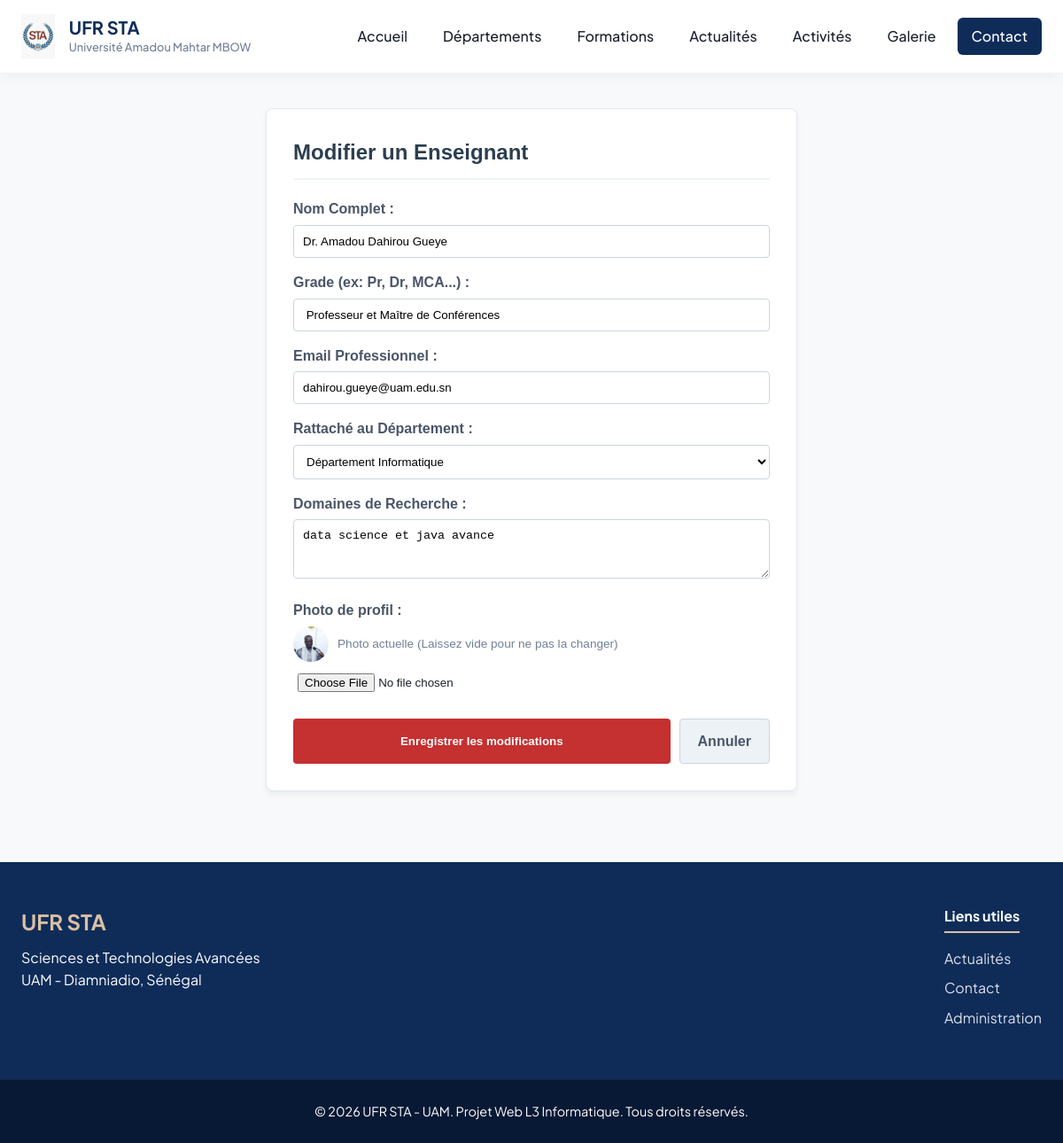
Page /admin/enseignant/modifier/1 (signed in) on the committed database.
### models.py (models this page shows)
class Enseignant(db.Model):
    id = db.Column(db.Integer, primary_key=True)
    nom = db.Column(db.String(100), nullable=False)
    grade = db.Column(db.String(100))
    email = db.Column(db.String(150))
    domaines_recherche = db.Column(db.Text)
    photo = db.Column(db.String(200))
    departement_id = db.Column(db.Integer, db.ForeignKey('departement.id'), nullable=False)

class Departement(db.Model):
    id = db.Column(db.Integer, primary_key=True)
    nom = db.Column(db.String(100), nullable=False)
    description = db.Column(db.Text)
    responsable = db.Column(db.String(100))
    contact = db.Column(db.String(100))
    formations = db.relationship('Formation', backref='departement', lazy=True)
    enseignants = db.relationship('Enseignant', backref='departement', lazy=True)

### app.py (the view, shortened to what this page needs)
@app.route('/admin/enseignant/modifier/<int:id>', methods=['GET', 'POST'])
@login_required # Si tu l'utilises pour sécuriser tes routes admin
def modifier_enseignant(id):
    enseignant = Enseignant.query.get_or_404(id)
    departements = Departement.query.all()
    return render_template('admin/form_enseignant.html',
                           enseignant=enseignant,
                           departements=departements,
                           action="Modifier")

### app.py (called while the page is built)
def login_required(f):
    @functools.wraps(f)
    def decorated_function(*args, **kwargs):
        if 'admin_id' not in session:
            return redirect(url_for('admin_login'))
        return f(*args, **kwargs)
    return decorated_function

### templates/admin/form_enseignant.html (shortened to what this page needs)
{% extends 'base.html' %}
{% block content %}
<div style="max-width: 600px; margin: 40px auto; background: #fff; padding: 30px; border-radius: 8px; border: 1px solid #e2e8f0; box-shadow: 0 4px 6px rgba(0,0,0,0.05); font-family: sans-serif;">
    <h2 style="color: #2c3e50; border-bottom: 2px solid #edf2f7; padding-bottom: 10px; margin-top: 0;">{{ action }} un Enseignant</h2>
    <form method="POST" enctype="multipart/form-data" style="display: flex; flex-direction: column; gap: 15px; margin-top: 20px;">
        <div>
            <label style="display: block; margin-bottom: 5px; color: #4a5568; font-weight: bold;">Nom Complet :</label>
            <input type="text" name="nom" value="{{ enseignant.nom if enseignant else '' }}" required style="width: 100%; padding: 10px; border: 1px solid #cbd5e0; border-radius: 4px;">
        </div>
        <div>
            <label style="display: block; margin-bottom: 5px; color: #4a5568; font-weight: bold;">Grade (ex: Pr, Dr, MCA...) :</label>
            <input type="text" name="grade" value="{{ enseignant.grade if enseignant else '' }}" required style="width: 100%; padding: 10px; border: 1px solid #cbd5e0; border-radius: 4px;">
        </div>
        <div>
            <label style="display: block; margin-bottom: 5px; color: #4a5568; font-weight: bold;">Email Professionnel :</label>
            <input type="email" name="email" value="{{ enseignant.email if enseignant else '' }}" required style="width: 100%; padding: 10px; border: 1px solid #cbd5e0; border-radius: 4px;">
        </div>
        <div>
            <label style="display: block; margin-bottom: 5px; color: #4a5568; font-weight: bold;">Rattaché au Département :</label>
            <select name="departement_id" required style="width: 100%; padding: 10px; border: 1px solid #cbd5e0; border-radius: 4px; background: white;">
                {% for dept in departements %}
                    <option value="{{ dept.id }}" {% if enseignant and enseignant.departement_id == dept.id %}selected{% endif %}>
                        {{ dept.nom }}
                    </option>
                {% endfor %}
            </select>
        </div>
        <div>
            <label style="display: block; margin-bottom: 5px; color: #4a5568; font-weight: bold;">Domaines de Recherche :</label>
            <textarea name="domaines_recherche" rows="3" required style="width: 100%; padding: 10px; border: 1px solid #cbd5e0; border-radius: 4px; resize: vertical;">{{ enseignant.domaines_recherche if enseignant else '' }}</textarea>
        </div>
        <div>
            <label style="display: block; margin-bottom: 5px; color: #4a5568; font-weight: bold;">Photo de profil :</label>
            {% if enseignant and enseignant.photo %}
                <div style="display: flex; align-items: center; gap: 10px; margin-bottom: 8px;">
                    <img src="{{ url_for('static', filename='images/' + enseignant.photo) }}" style="width: 40px; height: 40px; border-radius: 50%; object-fit: cover;">
                    <span style="font-size: 0.85em; color: #718096;">Photo actuelle (Laissez vide pour ne pas la changer)</span>
                </div>
            {% endif %}
            <input type="file" name="photo" accept="image/*" style="width: 100%; padding: 5px;">
        </div>
        <div style="display: flex; gap: 10px; margin-top: 10px;">
            <button type="submit" style="background: #c53030; color: white; padding: 12px 20px; border: none; border-radius: 4px; font-weight: bold; cursor: pointer; flex: 1;">Enregistrer les modifications</button>
            <a href="{{ url_for('admin_dashboard') }}" style="background: #edf2f7; color: #4a5568; padding: 12px 20px; text-decoration: none; border-radius: 4px; text-align: center; font-weight: bold; border: 1px solid #cbd5e0;">Annuler</a>
        </div>
    </form>
</div>
{% endblock %}

### static/css/style.css (style rules this page uses)
:root { --primary-color: #0f2c59; --secondary-color: #dac0a3; --text-dark: #1a202c; --light-bg: #f8f9fa; --white: #ffffff; --border-color: #e2e8f0; --shadow: 0 4px 15px rgba(0, 0, 0, 0.05); --transition: all 0.3s cubic-bezier(0.4, 0, 0.2, 1); }
* { box-sizing: border-box; margin: 0; padding: 0; }
body { font-family: 'Plus Jakarta Sans', sans-serif; color: var(--text-dark); background-color: var(--light-bg); line-height: 1.6; }
img { max-width: 100%; height: auto; display: block; }
a { text-decoration: none; color: inherit; }

### rows in the picture
Enseignant: nom "Dr. Amadou Dahirou Gueye", grade "Professeur et Maître de Conférences", email "dahirou.gueye@uam.edu.sn", departement_id "Département Informatique", domaines_recherche "data science et java avance", photo (picture)

### other values in the picture
{{ action }} "Modifier"
